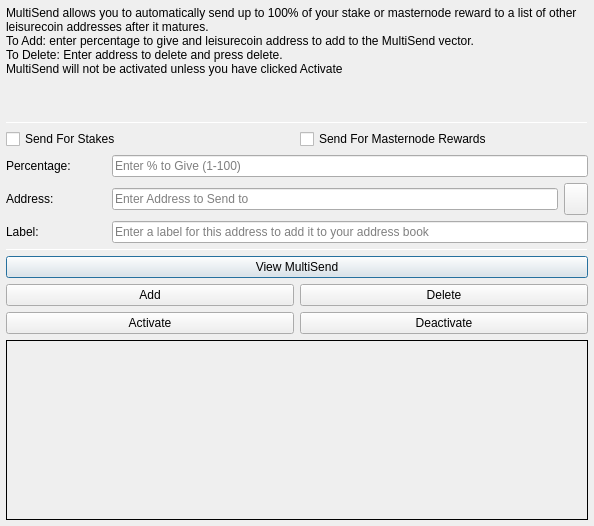
<?xml version="1.0" encoding="UTF-8"?>
<ui version="4.0">
 <class>MultiSendDialog</class>
 <widget class="QDialog" name="MultiSendDialog">
  <property name="windowModality">
   <enum>Qt::NonModal</enum>
  </property>
  <property name="geometry">
   <rect>
    <x>0</x>
    <y>0</y>
    <width>594</width>
    <height>526</height>
   </rect>
  </property>
  <property name="windowTitle">
   <string>MultiSend</string>
  </property>
  <layout class="QVBoxLayout" name="verticalLayout" stretch="0">
   <property name="leftMargin">
    <number>6</number>
   </property>
   <property name="topMargin">
    <number>6</number>
   </property>
   <property name="rightMargin">
    <number>6</number>
   </property>
   <property name="bottomMargin">
    <number>6</number>
   </property>
   <item>
    <layout class="QVBoxLayout" name="verticalLayout_Main" stretch="1,1,1,0,1,1,1">
     <item>
      <widget class="QLabel" name="label_2">
       <property name="lineWidth">
        <number>1</number>
       </property>
       <property name="text">
        <string>MultiSend allows you to automatically send up to 100% of your stake or masternode reward to a list of other leisurecoin addresses after it matures.
To Add: enter percentage to give and leisurecoin address to add to the MultiSend vector.
To Delete: Enter address to delete and press delete.
MultiSend will not be activated unless you have clicked Activate</string>
       </property>
       <property name="alignment">
        <set>Qt::AlignLeading|Qt::AlignLeft|Qt::AlignTop</set>
       </property>
       <property name="wordWrap">
        <bool>true</bool>
       </property>
      </widget>
     </item>
     <item>
      <widget class="Line" name="line">
       <property name="minimumSize">
        <size>
         <width>0</width>
         <height>1</height>
        </size>
       </property>
       <property name="maximumSize">
        <size>
         <width>16777215</width>
         <height>1</height>
        </size>
       </property>
       <property name="orientation">
        <enum>Qt::Horizontal</enum>
       </property>
      </widget>
     </item>
     <item>
      <layout class="QVBoxLayout" name="verticalLayout_Settings">
       <item>
        <layout class="QHBoxLayout" name="horizontalLayout">
         <item>
          <widget class="QCheckBox" name="multiSendStakeCheckBox">
           <property name="text">
            <string>Send For Stakes</string>
           </property>
          </widget>
         </item>
         <item>
          <widget class="QCheckBox" name="multiSendMasternodeCheckBox">
           <property name="text">
            <string>Send For Masternode Rewards</string>
           </property>
          </widget>
         </item>
        </layout>
       </item>
       <item>
        <layout class="QHBoxLayout" name="horizontalLayout_6">
         <item>
          <widget class="QLabel" name="label">
           <property name="minimumSize">
            <size>
             <width>100</width>
             <height>0</height>
            </size>
           </property>
           <property name="toolTip">
            <string>Percentage of stake to send</string>
           </property>
           <property name="text">
            <string>Percentage:</string>
           </property>
          </widget>
         </item>
         <item>
          <widget class="QLineEdit" name="multiSendPercentEdit">
           <property name="toolTip">
            <string>Enter whole numbers 1 - 100</string>
           </property>
           <property name="placeholderText">
            <string>Enter % to Give (1-100)</string>
           </property>
          </widget>
         </item>
        </layout>
       </item>
       <item>
        <layout class="QHBoxLayout" name="horizontalLayout_7">
         <item>
          <widget class="QLabel" name="label_5">
           <property name="minimumSize">
            <size>
             <width>100</width>
             <height>0</height>
            </size>
           </property>
           <property name="toolTip">
            <string>Address to send portion of stake to</string>
           </property>
           <property name="text">
            <string>Address:</string>
           </property>
          </widget>
         </item>
         <item>
          <widget class="QLineEdit" name="multiSendAddressEdit">
           <property name="toolTip">
            <string/>
           </property>
           <property name="placeholderText">
            <string>Enter Address to Send to</string>
           </property>
          </widget>
         </item>
         <item>
          <widget class="QToolButton" name="addressBookButton">
           <property name="maximumSize">
            <size>
             <width>16777215</width>
             <height>32</height>
            </size>
           </property>
           <property name="toolTip">
            <string>Choose an address from the address book</string>
           </property>
           <property name="text">
            <string/>
           </property>
           <property name="icon">
            <iconset resource="../leisurecoin.qrc">
             <normaloff>:/icons/address-book</normaloff>:/icons/address-book</iconset>
           </property>
           <property name="shortcut">
            <string>Alt+A</string>
           </property>
          </widget>
         </item>
        </layout>
       </item>
      </layout>
     </item>
     <item>
      <layout class="QHBoxLayout" name="horizontalLayout_3">
       <item>
        <widget class="QLabel" name="label_3">
         <property name="minimumSize">
          <size>
           <width>100</width>
           <height>0</height>
          </size>
         </property>
         <property name="text">
          <string>Label:</string>
         </property>
        </widget>
       </item>
       <item>
        <widget class="QLineEdit" name="labelAddressLabelEdit">
         <property name="placeholderText">
          <string>Enter a label for this address to add it to your address book</string>
         </property>
        </widget>
       </item>
      </layout>
     </item>
     <item>
      <widget class="Line" name="line_2">
       <property name="minimumSize">
        <size>
         <width>0</width>
         <height>1</height>
        </size>
       </property>
       <property name="maximumSize">
        <size>
         <width>16777215</width>
         <height>1</height>
        </size>
       </property>
       <property name="orientation">
        <enum>Qt::Horizontal</enum>
       </property>
      </widget>
     </item>
     <item>
      <layout class="QVBoxLayout" name="verticalLayout_Buttons">
       <item>
        <layout class="QHBoxLayout" name="horizontalLayout_4">
         <item>
          <widget class="QPushButton" name="viewButton">
           <property name="toolTip">
            <string/>
           </property>
           <property name="statusTip">
            <string>View MultiSend Vector</string>
           </property>
           <property name="text">
            <string>View MultiSend</string>
           </property>
          </widget>
         </item>
        </layout>
       </item>
       <item>
        <layout class="QHBoxLayout" name="horizontalLayout_2">
         <item>
          <widget class="QPushButton" name="addButton">
           <property name="toolTip">
            <string/>
           </property>
           <property name="statusTip">
            <string>Add to MultiSend Vector</string>
           </property>
           <property name="text">
            <string>Add</string>
           </property>
          </widget>
         </item>
         <item>
          <widget class="QPushButton" name="deleteButton">
           <property name="toolTip">
            <string/>
           </property>
           <property name="statusTip">
            <string>Delete Address From MultiSend Vector</string>
           </property>
           <property name="text">
            <string>Delete</string>
           </property>
          </widget>
         </item>
        </layout>
       </item>
       <item>
        <layout class="QHBoxLayout" name="horizontalLayout_5">
         <item>
          <widget class="QPushButton" name="activateButton">
           <property name="statusTip">
            <string>Activate MultiSend</string>
           </property>
           <property name="text">
            <string>Activate</string>
           </property>
          </widget>
         </item>
         <item>
          <widget class="QPushButton" name="disableButton">
           <property name="statusTip">
            <string>Deactivate MultiSend</string>
           </property>
           <property name="text">
            <string>Deactivate</string>
           </property>
          </widget>
         </item>
        </layout>
       </item>
      </layout>
     </item>
     <item>
      <widget class="QLabel" name="message">
       <property name="minimumSize">
        <size>
         <width>0</width>
         <height>180</height>
        </size>
       </property>
       <property name="frameShape">
        <enum>QFrame::Panel</enum>
       </property>
       <property name="frameShadow">
        <enum>QFrame::Plain</enum>
       </property>
       <property name="lineWidth">
        <number>1</number>
       </property>
       <property name="midLineWidth">
        <number>1</number>
       </property>
       <property name="text">
        <string/>
       </property>
       <property name="alignment">
        <set>Qt::AlignLeading|Qt::AlignLeft|Qt::AlignTop</set>
       </property>
       <property name="wordWrap">
        <bool>true</bool>
       </property>
      </widget>
     </item>
    </layout>
   </item>
  </layout>
 </widget>
 <resources>
  <include location="../leisurecoin.qrc"/>
 </resources>
 <connections/>
</ui>
